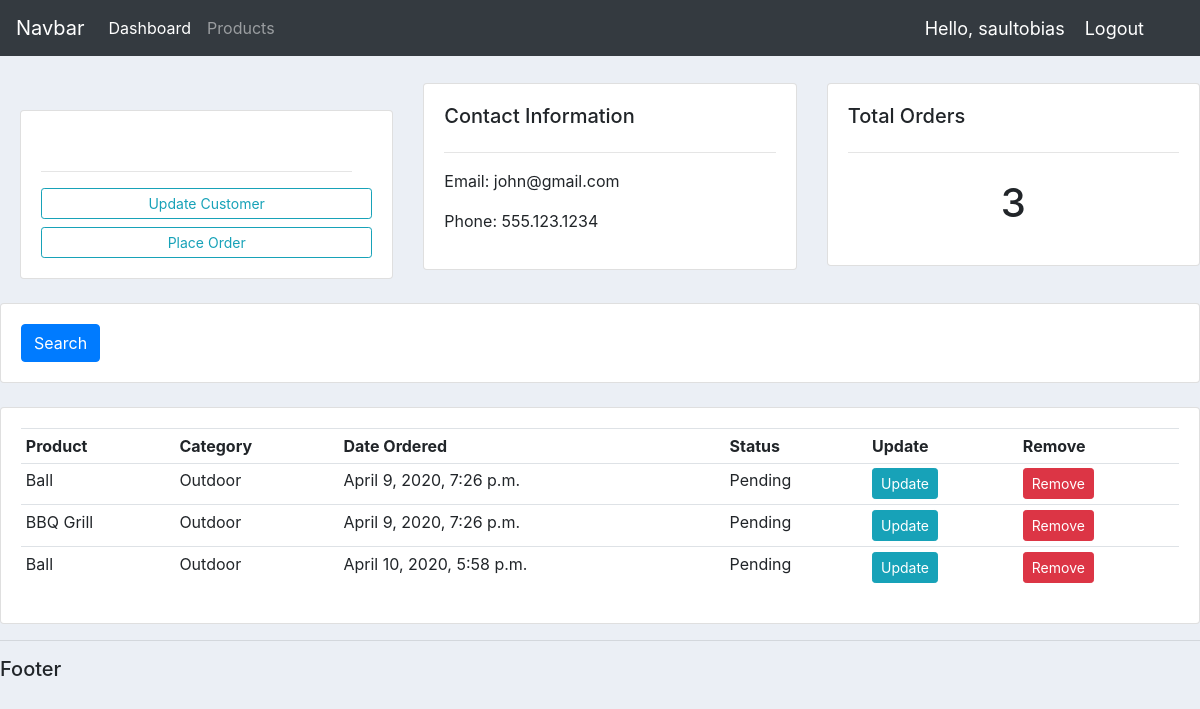
The page /customer/1/ (signed in) on the database as committed earlier.
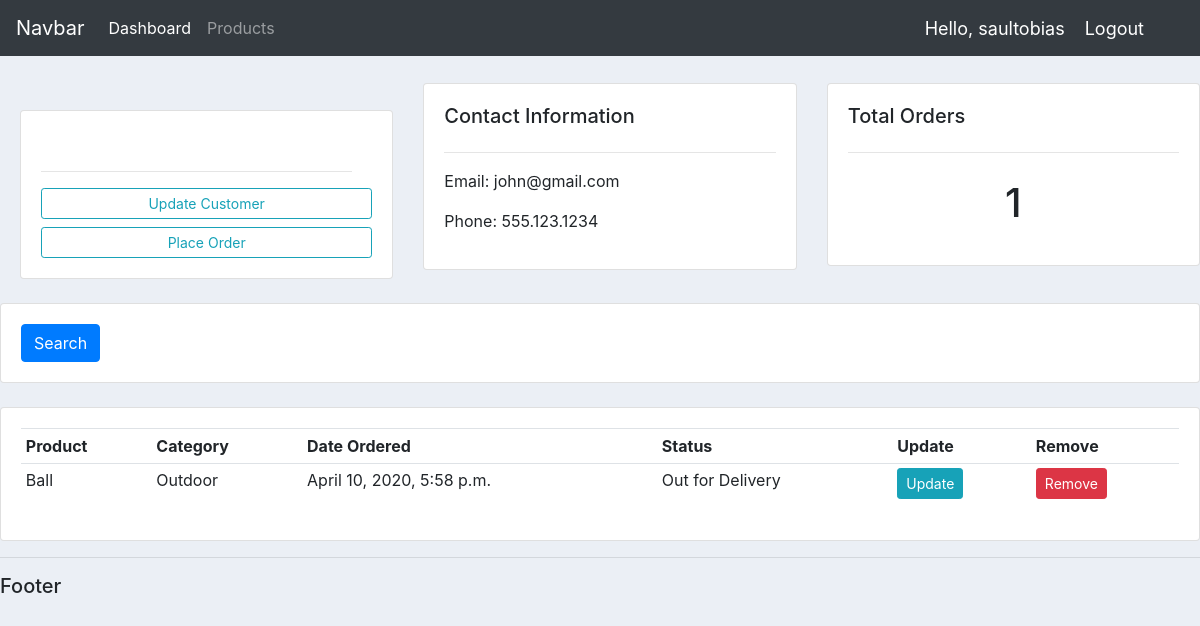
The same page on the database as committed later.
### accounts/models.py (models this page shows, shortened)
class Order(models.Model):
	STATUS = (
			('Pending', 'Pending'),
			('Out for Delivery', 'Out for Delivery'),
			('Delivered', 'Delivered'),
		)
	customer = models.ForeignKey(Customer, null = True, on_delete = models.SET_NULL)
	product = models.ForeignKey(Product, null = True, on_delete = models.SET_NULL)
	date_created = models.DateTimeField(auto_now_add=True, null=True)
	status = models.CharField(max_length=200, null=True, choices=STATUS)

class Product(models.Model):
	CATEGORY = (
			('Indoor', 'Indoor'),
			('Outdoor', 'Outdoor'),
		)
	name = models.CharField(max_length=200, null=True)
	price = models.FloatField(null=True)
	category = models.CharField(max_length=200, null=True, choices=CATEGORY)
	description = models.CharField(max_length=200, null=True, blank = True)
	date_created = models.DateTimeField(auto_now_add=True, null=True)
	tags = models.ManyToManyField(Tag)
	def __str__(self):
		return self.name

### accounts/views.py (the view)
# urls.py: path('customer/<str:pk>/', views.customer, name="customer"),
@login_required(login_url='login')
def customer(request, pk):
	customer = Customer.objects.get(id=pk)
	orders = customer.order_set.all()
	orders_count = orders.count()
	context = {'customer':customer, 'orders':orders, 'orders_count':orders_count}
	return render(request, 'accounts/customer.html', context)

### accounts/templates/accounts/customer.html
{% extends 'accounts/main.html' %}
{% block content %}
<br>
<div class="row">
	<div class="col-md">
		<div class="card card-body">
			<h5>Customer</h5>
			<hr>
			<a class="btn btn-outline-info btn-sm btn-block" href="">Update Customer</a>
			<a class="btn btn-outline-info btn-sm btn-block" href="{% url 'create_order' customer.id %}">Place Order</a>
		</div>
	</div>
	<div class="col-md">
		<div class="card card-body">
			<h5>Contact Information</h5>
			<hr>
			<p>Email: {{customer.email}}</p>
			<p>Phone: {{customer.phone}}</p>
		</div>
	</div>
	<div class="col-md">
		<div class="card card-body">
			<h5>Total Orders</h5>
			<hr>
			<h1 style="text-align: center;padding: 10px">{{orders_count}}</h1>
		</div>
	</div>
</div>
<br>
<div class="row">
	<div class="col">
		<div class="card card-body">
			<form method="get">
				<button class="btn btn-primary" type="submit">Search</button>
			</form>
		</div>
	</div>
</div>
<br>
<div class="row">
	<div class="col-md">
		<div class="card card-body">
			<table class="table table-sm">
				<tr>
					<th>Product</th>
					<th>Category</th>
					<th>Date Ordered</th>
					<th>Status</th>
					<th>Update</th>
					<th>Remove</th>
				</tr>
				{% for order in orders%}
				<tr>
					<td>{{order.product}}</td>
					<td>{{order.product.category}}</td>
					<td>{{order.date_created}}</td>
					<td>{{order.status}}</td>
					<td><a class ="btn btn-sm btn-info" href="{% url 'update_order' order.id %}">Update</a></td>
					<td><a class ="btn btn-sm btn-danger" href="{% url 'delete' order.id %}">Remove</a></td>
				</tr>
				{% endfor %}
			</table>
		</div>
	</div>
</div>
{% endblock %}

Rows that differ between the two databases and show on the page:
removed Order: product "Ball", product.category "Outdoor", date_created "April 9, 2020, 7:26 p.m.", status "Pending"
removed Order: product "BBQ Grill", product.category "Outdoor", date_created "April 9, 2020, 7:26 p.m.", status "Pending"
changed Order "Ball": status "Pending" → "Out for Delivery"
Other text that changed with them:
{{ orders_count }}: "3" → "1"
